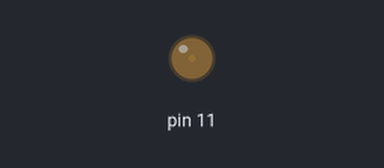
A sketch run on a simulated Arduino Uno, built with avr-gcc and run on an emulated ATmega328P. On the bench: output pins drawn as LEDs (lit = HIGH).

Above: at 0.05 s.
At 2.3 s:
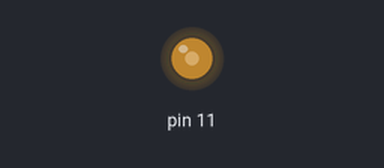
At 4.6 s:
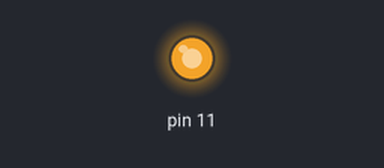
At 9.2 s:
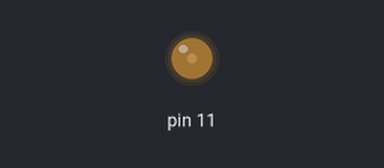
Timing chart, 0 to 13.3 s (numbered marks = the images above):
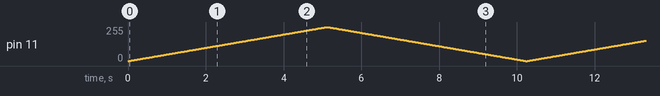

The sketch:

FADING.ino
```cpp
void setup() {
 pinMode(11,OUTPUT);
}

void loop() {
  int i;
  for(i = 0; i < 256; i++){
    analogWrite(11,i);
    delay(20);
  }
  for(i = 255; i > -1; i--){
    analogWrite(11,i);
    delay(20);
  }
}
```
